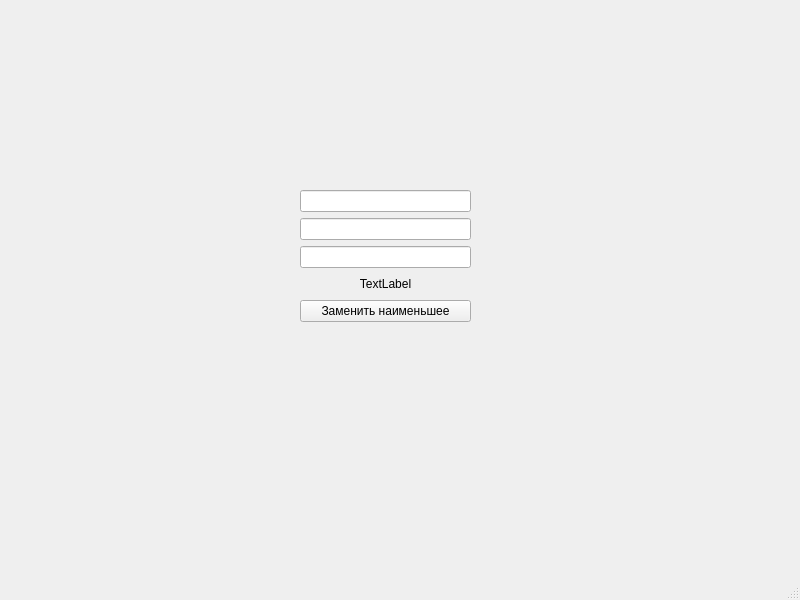
<?xml version="1.0" encoding="UTF-8"?>
<ui version="4.0">
 <class>MainWindow</class>
 <widget class="QMainWindow" name="MainWindow">
  <property name="geometry">
   <rect>
    <x>0</x>
    <y>0</y>
    <width>800</width>
    <height>600</height>
   </rect>
  </property>
  <property name="windowTitle">
   <string>MainWindow</string>
  </property>
  <widget class="QWidget" name="centralwidget">
   <widget class="QWidget" name="layoutWidget">
    <property name="geometry">
     <rect>
      <x>300</x>
      <y>190</y>
      <width>171</width>
      <height>132</height>
     </rect>
    </property>
    <layout class="QVBoxLayout" name="verticalLayout">
     <item>
      <widget class="QLineEdit" name="lineEditX"/>
     </item>
     <item>
      <widget class="QLineEdit" name="lineEditY"/>
     </item>
     <item>
      <widget class="QLineEdit" name="lineEditZ"/>
     </item>
     <item>
      <widget class="QLabel" name="resultLabel">
       <property name="text">
        <string>TextLabel</string>
       </property>
       <property name="alignment">
        <set>Qt::AlignmentFlag::AlignCenter</set>
       </property>
      </widget>
     </item>
     <item>
      <widget class="QPushButton" name="replaceButton">
       <property name="text">
        <string>Заменить наименьшее</string>
       </property>
      </widget>
     </item>
    </layout>
   </widget>
  </widget>
  <widget class="QMenuBar" name="menubar">
   <property name="geometry">
    <rect>
     <x>0</x>
     <y>0</y>
     <width>800</width>
     <height>22</height>
    </rect>
   </property>
  </widget>
  <widget class="QStatusBar" name="statusbar"/>
 </widget>
 <resources/>
 <connections/>
</ui>
